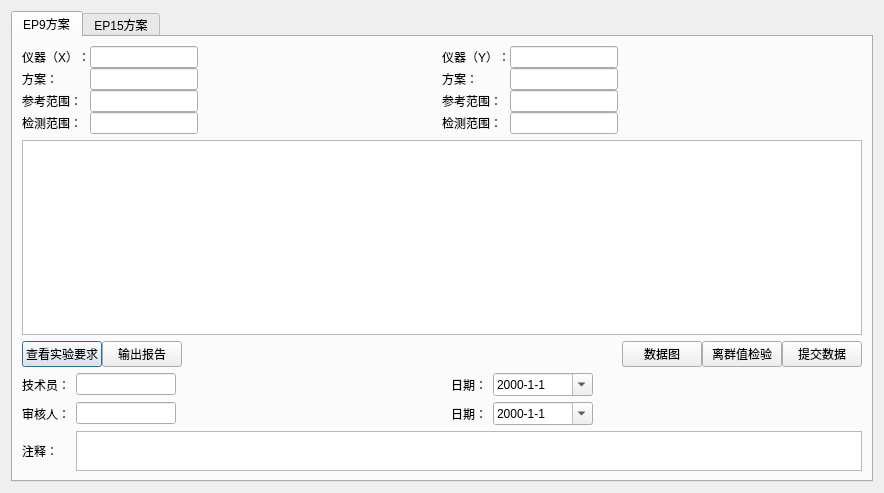
<?xml version="1.0" encoding="UTF-8"?>
<ui version="4.0">
 <class>Pv_Accruacy</class>
 <widget class="QDialog" name="Pv_Accruacy">
  <property name="geometry">
   <rect>
    <x>0</x>
    <y>0</y>
    <width>884</width>
    <height>493</height>
   </rect>
  </property>
  <property name="minimumSize">
   <size>
    <width>884</width>
    <height>0</height>
   </size>
  </property>
  <property name="windowTitle">
   <string>Dialog</string>
  </property>
  <property name="whatsThis">
   <string>&lt;html&gt;&lt;head/&gt;&lt;body&gt;&lt;p&gt;&lt;br/&gt;&lt;/p&gt;&lt;/body&gt;&lt;/html&gt;</string>
  </property>
  <layout class="QHBoxLayout" name="horizontalLayout">
   <item>
    <widget class="QTabWidget" name="tabWidget">
     <property name="currentIndex">
      <number>0</number>
     </property>
     <widget class="QWidget" name="tab">
      <attribute name="title">
       <string>EP9方案</string>
      </attribute>
      <layout class="QVBoxLayout" name="verticalLayout" stretch="8,1,1">
       <item>
        <layout class="QGridLayout" name="gridLayout_4">
         <property name="horizontalSpacing">
          <number>0</number>
         </property>
         <item row="0" column="0">
          <layout class="QGridLayout" name="gridLayout">
           <item row="0" column="1">
            <widget class="QLineEdit" name="ep9_InstrumentX">
             <property name="sizePolicy">
              <sizepolicy hsizetype="Fixed" vsizetype="Fixed">
               <horstretch>0</horstretch>
               <verstretch>0</verstretch>
              </sizepolicy>
             </property>
             <property name="maximumSize">
              <size>
               <width>150</width>
               <height>16777215</height>
              </size>
             </property>
            </widget>
           </item>
           <item row="1" column="1">
            <widget class="QLineEdit" name="ep9_XMethod">
             <property name="sizePolicy">
              <sizepolicy hsizetype="Fixed" vsizetype="Fixed">
               <horstretch>0</horstretch>
               <verstretch>0</verstretch>
              </sizepolicy>
             </property>
             <property name="maximumSize">
              <size>
               <width>150</width>
               <height>16777215</height>
              </size>
             </property>
            </widget>
           </item>
           <item row="2" column="1">
            <widget class="QLineEdit" name="ep9_XReferenceRange">
             <property name="sizePolicy">
              <sizepolicy hsizetype="Fixed" vsizetype="Fixed">
               <horstretch>0</horstretch>
               <verstretch>0</verstretch>
              </sizepolicy>
             </property>
             <property name="maximumSize">
              <size>
               <width>150</width>
               <height>16777215</height>
              </size>
             </property>
            </widget>
           </item>
           <item row="3" column="1">
            <widget class="QLineEdit" name="ep9_XDetectionRange">
             <property name="sizePolicy">
              <sizepolicy hsizetype="Fixed" vsizetype="Fixed">
               <horstretch>0</horstretch>
               <verstretch>0</verstretch>
              </sizepolicy>
             </property>
             <property name="maximumSize">
              <size>
               <width>150</width>
               <height>16777215</height>
              </size>
             </property>
            </widget>
           </item>
           <item row="2" column="0">
            <widget class="QLabel" name="label_3">
             <property name="text">
              <string>参考范围：</string>
             </property>
            </widget>
           </item>
           <item row="3" column="0">
            <widget class="QLabel" name="label_4">
             <property name="text">
              <string>检测范围：</string>
             </property>
            </widget>
           </item>
           <item row="0" column="0">
            <widget class="QLabel" name="label">
             <property name="text">
              <string>仪器（X）：</string>
             </property>
            </widget>
           </item>
           <item row="1" column="0">
            <widget class="QLabel" name="label_2">
             <property name="text">
              <string>方案：</string>
             </property>
            </widget>
           </item>
           <item row="2" column="2">
            <spacer name="horizontalSpacer">
             <property name="orientation">
              <enum>Qt::Horizontal</enum>
             </property>
             <property name="sizeHint" stdset="0">
              <size>
               <width>40</width>
               <height>20</height>
              </size>
             </property>
            </spacer>
           </item>
          </layout>
         </item>
         <item row="0" column="1">
          <layout class="QGridLayout" name="gridLayout_3">
           <item row="3" column="0">
            <widget class="QLabel" name="label_8">
             <property name="text">
              <string>检测范围：</string>
             </property>
            </widget>
           </item>
           <item row="0" column="0">
            <widget class="QLabel" name="label_5">
             <property name="text">
              <string>仪器（Y）：</string>
             </property>
            </widget>
           </item>
           <item row="2" column="0">
            <widget class="QLabel" name="label_7">
             <property name="text">
              <string>参考范围：</string>
             </property>
            </widget>
           </item>
           <item row="2" column="1">
            <widget class="QLineEdit" name="ep9_YReferenceRange">
             <property name="sizePolicy">
              <sizepolicy hsizetype="Fixed" vsizetype="Fixed">
               <horstretch>0</horstretch>
               <verstretch>0</verstretch>
              </sizepolicy>
             </property>
             <property name="maximumSize">
              <size>
               <width>150</width>
               <height>16777215</height>
              </size>
             </property>
            </widget>
           </item>
           <item row="1" column="1">
            <widget class="QLineEdit" name="ep9_YMethod">
             <property name="sizePolicy">
              <sizepolicy hsizetype="Fixed" vsizetype="Fixed">
               <horstretch>0</horstretch>
               <verstretch>0</verstretch>
              </sizepolicy>
             </property>
             <property name="maximumSize">
              <size>
               <width>150</width>
               <height>16777215</height>
              </size>
             </property>
            </widget>
           </item>
           <item row="1" column="0">
            <widget class="QLabel" name="label_6">
             <property name="text">
              <string>方案：</string>
             </property>
            </widget>
           </item>
           <item row="0" column="1">
            <widget class="QLineEdit" name="ep9_InstrumentY">
             <property name="sizePolicy">
              <sizepolicy hsizetype="Fixed" vsizetype="Fixed">
               <horstretch>0</horstretch>
               <verstretch>0</verstretch>
              </sizepolicy>
             </property>
             <property name="maximumSize">
              <size>
               <width>150</width>
               <height>16777215</height>
              </size>
             </property>
            </widget>
           </item>
           <item row="3" column="1">
            <widget class="QLineEdit" name="ep9_YDetectionRange">
             <property name="sizePolicy">
              <sizepolicy hsizetype="Fixed" vsizetype="Fixed">
               <horstretch>0</horstretch>
               <verstretch>0</verstretch>
              </sizepolicy>
             </property>
             <property name="maximumSize">
              <size>
               <width>150</width>
               <height>16777215</height>
              </size>
             </property>
            </widget>
           </item>
           <item row="2" column="2">
            <spacer name="horizontalSpacer_3">
             <property name="orientation">
              <enum>Qt::Horizontal</enum>
             </property>
             <property name="sizeHint" stdset="0">
              <size>
               <width>40</width>
               <height>20</height>
              </size>
             </property>
            </spacer>
           </item>
          </layout>
         </item>
         <item row="1" column="0" colspan="2">
          <widget class="QTableWidget" name="ep9_tableWidget"/>
         </item>
        </layout>
       </item>
       <item>
        <layout class="QHBoxLayout" name="horizontalLayout_3">
         <property name="spacing">
          <number>0</number>
         </property>
         <item>
          <widget class="QPushButton" name="ep9_BtnExperimentalRequirements">
           <property name="sizePolicy">
            <sizepolicy hsizetype="Minimum" vsizetype="Fixed">
             <horstretch>0</horstretch>
             <verstretch>0</verstretch>
            </sizepolicy>
           </property>
           <property name="text">
            <string>查看实验要求</string>
           </property>
          </widget>
         </item>
         <item>
          <widget class="QPushButton" name="ep9_BtnOutputReport">
           <property name="text">
            <string>输出报告</string>
           </property>
          </widget>
         </item>
         <item>
          <spacer name="horizontalSpacer_2">
           <property name="orientation">
            <enum>Qt::Horizontal</enum>
           </property>
           <property name="sizeHint" stdset="0">
            <size>
             <width>40</width>
             <height>20</height>
            </size>
           </property>
          </spacer>
         </item>
         <item>
          <widget class="QPushButton" name="ep9_BtnPlot">
           <property name="text">
            <string>数据图</string>
           </property>
          </widget>
         </item>
         <item>
          <widget class="QPushButton" name="ep9_BtnOutlierCheckout">
           <property name="text">
            <string>离群值检验</string>
           </property>
          </widget>
         </item>
         <item>
          <widget class="QPushButton" name="ep9_BtnCommit">
           <property name="text">
            <string>提交数据</string>
           </property>
          </widget>
         </item>
        </layout>
       </item>
       <item>
        <layout class="QGridLayout" name="gridLayout_2" columnstretch="0,1,1,0,1,1">
         <item row="0" column="3">
          <widget class="QLabel" name="label_9">
           <property name="text">
            <string>日期：</string>
           </property>
          </widget>
         </item>
         <item row="1" column="0">
          <widget class="QLabel" name="label_11">
           <property name="text">
            <string>审核人：</string>
           </property>
          </widget>
         </item>
         <item row="0" column="1">
          <widget class="QLineEdit" name="ep9_Technicina">
           <property name="sizePolicy">
            <sizepolicy hsizetype="Fixed" vsizetype="Fixed">
             <horstretch>0</horstretch>
             <verstretch>0</verstretch>
            </sizepolicy>
           </property>
           <property name="maximumSize">
            <size>
             <width>100</width>
             <height>16777215</height>
            </size>
           </property>
          </widget>
         </item>
         <item row="2" column="0">
          <widget class="QLabel" name="label_12">
           <property name="text">
            <string>注释：</string>
           </property>
          </widget>
         </item>
         <item row="1" column="1">
          <widget class="QLineEdit" name="ep9_Auditor">
           <property name="sizePolicy">
            <sizepolicy hsizetype="Fixed" vsizetype="Fixed">
             <horstretch>0</horstretch>
             <verstretch>0</verstretch>
            </sizepolicy>
           </property>
           <property name="maximumSize">
            <size>
             <width>100</width>
             <height>16777215</height>
            </size>
           </property>
          </widget>
         </item>
         <item row="1" column="3">
          <widget class="QLabel" name="label_13">
           <property name="text">
            <string>日期：</string>
           </property>
          </widget>
         </item>
         <item row="0" column="0">
          <widget class="QLabel" name="label_10">
           <property name="text">
            <string>技术员：</string>
           </property>
          </widget>
         </item>
         <item row="0" column="5">
          <spacer name="horizontalSpacer_5">
           <property name="orientation">
            <enum>Qt::Horizontal</enum>
           </property>
           <property name="sizeHint" stdset="0">
            <size>
             <width>40</width>
             <height>20</height>
            </size>
           </property>
          </spacer>
         </item>
         <item row="0" column="2">
          <spacer name="horizontalSpacer_4">
           <property name="orientation">
            <enum>Qt::Horizontal</enum>
           </property>
           <property name="sizeHint" stdset="0">
            <size>
             <width>40</width>
             <height>20</height>
            </size>
           </property>
          </spacer>
         </item>
         <item row="0" column="4">
          <widget class="QDateEdit" name="ep9_CalculateDate">
           <property name="sizePolicy">
            <sizepolicy hsizetype="Fixed" vsizetype="Fixed">
             <horstretch>0</horstretch>
             <verstretch>0</verstretch>
            </sizepolicy>
           </property>
           <property name="maximumSize">
            <size>
             <width>100</width>
             <height>16777215</height>
            </size>
           </property>
           <property name="displayFormat">
            <string>yyyy-M-d</string>
           </property>
           <property name="calendarPopup">
            <bool>true</bool>
           </property>
          </widget>
         </item>
         <item row="1" column="4">
          <widget class="QDateEdit" name="ep9_ApprovalDate">
           <property name="maximumSize">
            <size>
             <width>100</width>
             <height>16777215</height>
            </size>
           </property>
           <property name="displayFormat">
            <string>yyyy-M-d</string>
           </property>
           <property name="calendarPopup">
            <bool>true</bool>
           </property>
          </widget>
         </item>
         <item row="2" column="1" colspan="5">
          <widget class="QPlainTextEdit" name="ep9_Annotation">
           <property name="maximumSize">
            <size>
             <width>16777215</width>
             <height>40</height>
            </size>
           </property>
          </widget>
         </item>
        </layout>
       </item>
      </layout>
     </widget>
     <widget class="QWidget" name="tab_2">
      <attribute name="title">
       <string>EP15方案</string>
      </attribute>
      <layout class="QHBoxLayout" name="horizontalLayout_4">
       <item>
        <layout class="QVBoxLayout" name="verticalLayout_2">
         <item>
          <layout class="QHBoxLayout" name="horizontalLayout_2" stretch="1,9">
           <property name="leftMargin">
            <number>0</number>
           </property>
           <item>
            <widget class="QComboBox" name="comboBox">
             <property name="sizePolicy">
              <sizepolicy hsizetype="Fixed" vsizetype="Fixed">
               <horstretch>0</horstretch>
               <verstretch>0</verstretch>
              </sizepolicy>
             </property>
            </widget>
           </item>
           <item>
            <spacer name="horizontalSpacer_6">
             <property name="orientation">
              <enum>Qt::Horizontal</enum>
             </property>
             <property name="sizeType">
              <enum>QSizePolicy::Preferred</enum>
             </property>
             <property name="sizeHint" stdset="0">
              <size>
               <width>40</width>
               <height>20</height>
              </size>
             </property>
            </spacer>
           </item>
          </layout>
         </item>
         <item>
          <widget class="QStackedWidget" name="stackedWidget">
           <property name="currentIndex">
            <number>1</number>
           </property>
           <widget class="QWidget" name="page">
            <layout class="QVBoxLayout" name="verticalLayout_3" stretch="0,3,0,0">
             <item>
              <layout class="QGridLayout" name="gridLayout_5">
               <item row="0" column="4">
                <widget class="QLineEdit" name="ep15_analysisProgram">
                 <property name="sizePolicy">
                  <sizepolicy hsizetype="Preferred" vsizetype="Fixed">
                   <horstretch>0</horstretch>
                   <verstretch>0</verstretch>
                  </sizepolicy>
                 </property>
                 <property name="minimumSize">
                  <size>
                   <width>50</width>
                   <height>0</height>
                  </size>
                 </property>
                 <property name="maximumSize">
                  <size>
                   <width>150</width>
                   <height>16777215</height>
                  </size>
                 </property>
                </widget>
               </item>
               <item row="0" column="0">
                <widget class="QLabel" name="label_14">
                 <property name="sizePolicy">
                  <sizepolicy hsizetype="Minimum" vsizetype="Preferred">
                   <horstretch>0</horstretch>
                   <verstretch>0</verstretch>
                  </sizepolicy>
                 </property>
                 <property name="text">
                  <string>设备：</string>
                 </property>
                </widget>
               </item>
               <item row="0" column="1">
                <widget class="QLineEdit" name="ep15_Device">
                 <property name="sizePolicy">
                  <sizepolicy hsizetype="Preferred" vsizetype="Fixed">
                   <horstretch>0</horstretch>
                   <verstretch>0</verstretch>
                  </sizepolicy>
                 </property>
                 <property name="minimumSize">
                  <size>
                   <width>50</width>
                   <height>0</height>
                  </size>
                 </property>
                 <property name="maximumSize">
                  <size>
                   <width>150</width>
                   <height>16777215</height>
                  </size>
                 </property>
                </widget>
               </item>
               <item row="0" column="12">
                <widget class="QLabel" name="label_20">
                 <property name="sizePolicy">
                  <sizepolicy hsizetype="Minimum" vsizetype="Preferred">
                   <horstretch>0</horstretch>
                   <verstretch>0</verstretch>
                  </sizepolicy>
                 </property>
                 <property name="text">
                  <string>校准品批号：</string>
                 </property>
                </widget>
               </item>
               <item row="0" column="11">
                <spacer name="horizontalSpacer_18">
                 <property name="orientation">
                  <enum>Qt::Horizontal</enum>
                 </property>
                 <property name="sizeHint" stdset="0">
                  <size>
                   <width>40</width>
                   <height>20</height>
                  </size>
                 </property>
                </spacer>
               </item>
               <item row="0" column="7">
                <widget class="QLineEdit" name="ep15_ReagenBatch">
                 <property name="sizePolicy">
                  <sizepolicy hsizetype="Preferred" vsizetype="Fixed">
                   <horstretch>0</horstretch>
                   <verstretch>0</verstretch>
                  </sizepolicy>
                 </property>
                 <property name="minimumSize">
                  <size>
                   <width>50</width>
                   <height>0</height>
                  </size>
                 </property>
                 <property name="maximumSize">
                  <size>
                   <width>150</width>
                   <height>16777215</height>
                  </size>
                 </property>
                </widget>
               </item>
               <item row="0" column="6">
                <widget class="QLabel" name="label_15">
                 <property name="sizePolicy">
                  <sizepolicy hsizetype="Minimum" vsizetype="Preferred">
                   <horstretch>0</horstretch>
                   <verstretch>0</verstretch>
                  </sizepolicy>
                 </property>
                 <property name="text">
                  <string>试剂批号：</string>
                 </property>
                </widget>
               </item>
               <item row="0" column="13">
                <widget class="QLineEdit" name="ep15_CalibratorBatch">
                 <property name="sizePolicy">
                  <sizepolicy hsizetype="Preferred" vsizetype="Fixed">
                   <horstretch>0</horstretch>
                   <verstretch>0</verstretch>
                  </sizepolicy>
                 </property>
                 <property name="minimumSize">
                  <size>
                   <width>50</width>
                   <height>0</height>
                  </size>
                 </property>
                </widget>
               </item>
               <item row="0" column="3">
                <widget class="QLabel" name="label_18">
                 <property name="sizePolicy">
                  <sizepolicy hsizetype="Minimum" vsizetype="Preferred">
                   <horstretch>0</horstretch>
                   <verstretch>0</verstretch>
                  </sizepolicy>
                 </property>
                 <property name="text">
                  <string>分析项目：</string>
                 </property>
                </widget>
               </item>
               <item row="0" column="2">
                <spacer name="horizontalSpacer_7">
                 <property name="orientation">
                  <enum>Qt::Horizontal</enum>
                 </property>
                 <property name="sizeHint" stdset="0">
                  <size>
                   <width>40</width>
                   <height>20</height>
                  </size>
                 </property>
                </spacer>
               </item>
               <item row="0" column="5">
                <spacer name="horizontalSpacer_8">
                 <property name="orientation">
                  <enum>Qt::Horizontal</enum>
                 </property>
                 <property name="sizeHint" stdset="0">
                  <size>
                   <width>40</width>
                   <height>20</height>
                  </size>
                 </property>
                </spacer>
               </item>
              </layout>
             </item>
             <item>
              <widget class="QTableWidget" name="ep15_tableWidget"/>
             </item>
             <item>
              <layout class="QHBoxLayout" name="horizontalLayout_5">
               <property name="spacing">
                <number>0</number>
               </property>
               <item>
                <widget class="QPushButton" name="ep15_BtnExperimentalRequirements">
                 <property name="text">
                  <string>查看实验要求</string>
                 </property>
                </widget>
               </item>
               <item>
                <widget class="QPushButton" name="ep15_BtnOutputReport">
                 <property name="text">
                  <string>输出报告</string>
                 </property>
                </widget>
               </item>
               <item>
                <spacer name="horizontalSpacer_9">
                 <property name="orientation">
                  <enum>Qt::Horizontal</enum>
                 </property>
                 <property name="sizeHint" stdset="0">
                  <size>
                   <width>40</width>
                   <height>20</height>
                  </size>
                 </property>
                </spacer>
               </item>
               <item>
                <widget class="QPushButton" name="ep15_BtnExcursionChart">
                 <property name="text">
                  <string>偏移图</string>
                 </property>
                </widget>
               </item>
               <item>
                <widget class="QPushButton" name="ep15_BtnCommit">
                 <property name="text">
                  <string>提交数据</string>
                 </property>
                </widget>
               </item>
              </layout>
             </item>
             <item>
              <layout class="QGridLayout" name="gridLayout_6" columnstretch="0,1,1,0,1,1">
               <item row="0" column="0">
                <widget class="QLabel" name="label_22">
                 <property name="text">
                  <string>技术员：</string>
                 </property>
                </widget>
               </item>
               <item row="1" column="0">
                <widget class="QLabel" name="label_23">
                 <property name="text">
                  <string>审核人：</string>
                 </property>
                </widget>
               </item>
               <item row="2" column="0">
                <widget class="QLabel" name="label_24">
                 <property name="text">
                  <string>注释：</string>
                 </property>
                </widget>
               </item>
               <item row="0" column="3">
                <widget class="QLabel" name="label_25">
                 <property name="text">
                  <string>日期：</string>
                 </property>
                </widget>
               </item>
               <item row="0" column="1">
                <widget class="QLineEdit" name="ep15_Technicina">
                 <property name="maximumSize">
                  <size>
                   <width>100</width>
                   <height>16777215</height>
                  </size>
                 </property>
                </widget>
               </item>
               <item row="0" column="4">
                <widget class="QDateEdit" name="ep15_CalculateDate">
                 <property name="sizePolicy">
                  <sizepolicy hsizetype="Fixed" vsizetype="Fixed">
                   <horstretch>0</horstretch>
                   <verstretch>0</verstretch>
                  </sizepolicy>
                 </property>
                 <property name="displayFormat">
                  <string>yyyy-M-d</string>
                 </property>
                 <property name="calendarPopup">
                  <bool>true</bool>
                 </property>
                </widget>
               </item>
               <item row="1" column="3">
                <widget class="QLabel" name="label_26">
                 <property name="text">
                  <string>日期：</string>
                 </property>
                </widget>
               </item>
               <item row="1" column="1">
                <widget class="QLineEdit" name="ep15_Auditor">
                 <property name="maximumSize">
                  <size>
                   <width>100</width>
                   <height>16777215</height>
                  </size>
                 </property>
                </widget>
               </item>
               <item row="1" column="4">
                <widget class="QDateEdit" name="ep15_ApprovalDate">
                 <property name="displayFormat">
                  <string>yyyy-M-d</string>
                 </property>
                 <property name="calendarPopup">
                  <bool>true</bool>
                 </property>
                </widget>
               </item>
               <item row="0" column="2">
                <spacer name="horizontalSpacer_10">
                 <property name="orientation">
                  <enum>Qt::Horizontal</enum>
                 </property>
                 <property name="sizeHint" stdset="0">
                  <size>
                   <width>40</width>
                   <height>20</height>
                  </size>
                 </property>
                </spacer>
               </item>
               <item row="0" column="5">
                <spacer name="horizontalSpacer_11">
                 <property name="orientation">
                  <enum>Qt::Horizontal</enum>
                 </property>
                 <property name="sizeHint" stdset="0">
                  <size>
                   <width>40</width>
                   <height>20</height>
                  </size>
                 </property>
                </spacer>
               </item>
               <item row="2" column="1" colspan="5">
                <widget class="QPlainTextEdit" name="ep15_Annotation">
                 <property name="maximumSize">
                  <size>
                   <width>16777215</width>
                   <height>40</height>
                  </size>
                 </property>
                </widget>
               </item>
              </layout>
             </item>
            </layout>
           </widget>
           <widget class="QWidget" name="page_2">
            <layout class="QVBoxLayout" name="verticalLayout_4" stretch="0,5,0,0,0">
             <item>
              <layout class="QGridLayout" name="gridLayout_7">
               <item row="1" column="7">
                <widget class="QLabel" name="label_16">
                 <property name="text">
                  <string>浓度：</string>
                 </property>
                </widget>
               </item>
               <item row="1" column="4">
                <widget class="QLineEdit" name="ep15_CalibratorBatch_2">
                 <property name="sizePolicy">
                  <sizepolicy hsizetype="Fixed" vsizetype="Fixed">
                   <horstretch>0</horstretch>
                   <verstretch>0</verstretch>
                  </sizepolicy>
                 </property>
                 <property name="maximumSize">
                  <size>
                   <width>100</width>
                   <height>16777215</height>
                  </size>
                 </property>
                </widget>
               </item>
               <item row="0" column="1">
                <widget class="QLineEdit" name="ep15_Device_2">
                 <property name="sizePolicy">
                  <sizepolicy hsizetype="Fixed" vsizetype="Fixed">
                   <horstretch>0</horstretch>
                   <verstretch>0</verstretch>
                  </sizepolicy>
                 </property>
                 <property name="maximumSize">
                  <size>
                   <width>100</width>
                   <height>16777215</height>
                  </size>
                 </property>
                </widget>
               </item>
               <item row="1" column="1">
                <widget class="QLineEdit" name="ep15_ReagenBatch_2">
                 <property name="sizePolicy">
                  <sizepolicy hsizetype="Fixed" vsizetype="Fixed">
                   <horstretch>0</horstretch>
                   <verstretch>0</verstretch>
                  </sizepolicy>
                 </property>
                 <property name="maximumSize">
                  <size>
                   <width>100</width>
                   <height>16777215</height>
                  </size>
                 </property>
                </widget>
               </item>
               <item row="0" column="4">
                <widget class="QLineEdit" name="ep15_analysisProgram_2">
                 <property name="sizePolicy">
                  <sizepolicy hsizetype="Fixed" vsizetype="Fixed">
                   <horstretch>0</horstretch>
                   <verstretch>0</verstretch>
                  </sizepolicy>
                 </property>
                 <property name="maximumSize">
                  <size>
                   <width>100</width>
                   <height>16777215</height>
                  </size>
                 </property>
                </widget>
               </item>
               <item row="0" column="0">
                <widget class="QLabel" name="label_27">
                 <property name="text">
                  <string>设备：</string>
                 </property>
                </widget>
               </item>
               <item row="1" column="0">
                <widget class="QLabel" name="label_28">
                 <property name="text">
                  <string>试剂批号：</string>
                 </property>
                </widget>
               </item>
               <item row="0" column="3">
                <widget class="QLabel" name="label_31">
                 <property name="text">
                  <string>分析项目：</string>
                 </property>
                </widget>
               </item>
               <item row="1" column="3">
                <widget class="QLabel" name="label_32">
                 <property name="text">
                  <string>校准品批号：</string>
                 </property>
                </widget>
               </item>
               <item row="0" column="2">
                <spacer name="horizontalSpacer_12">
                 <property name="orientation">
                  <enum>Qt::Horizontal</enum>
                 </property>
                 <property name="sizeHint" stdset="0">
                  <size>
                   <width>40</width>
                   <height>20</height>
                  </size>
                 </property>
                </spacer>
               </item>
               <item row="0" column="5">
                <spacer name="horizontalSpacer_13">
                 <property name="orientation">
                  <enum>Qt::Horizontal</enum>
                 </property>
                 <property name="sizeHint" stdset="0">
                  <size>
                   <width>40</width>
                   <height>20</height>
                  </size>
                 </property>
                </spacer>
               </item>
               <item row="1" column="8">
                <widget class="QLineEdit" name="ep15_Concentration_2">
                 <property name="sizePolicy">
                  <sizepolicy hsizetype="Fixed" vsizetype="Fixed">
                   <horstretch>0</horstretch>
                   <verstretch>0</verstretch>
                  </sizepolicy>
                 </property>
                 <property name="maximumSize">
                  <size>
                   <width>100</width>
                   <height>16777215</height>
                  </size>
                 </property>
                </widget>
               </item>
              </layout>
             </item>
             <item>
              <widget class="QTableWidget" name="ep15_tableWidget2"/>
             </item>
             <item>
              <layout class="QGridLayout" name="gridLayout_8" rowstretch="0,0,0" columnstretch="0,1,3">
               <item row="0" column="0">
                <widget class="QLabel" name="label_35">
                 <property name="text">
                  <string>偏倚：</string>
                 </property>
                </widget>
               </item>
               <item row="1" column="0">
                <widget class="QLabel" name="label_36">
                 <property name="text">
                  <string>偏倚区间：</string>
                 </property>
                </widget>
               </item>
               <item row="2" column="0">
                <widget class="QLabel" name="label_37">
                 <property name="text">
                  <string>偏倚标准：</string>
                 </property>
                </widget>
               </item>
               <item row="0" column="1">
                <widget class="QLineEdit" name="ep15_bias_2">
                 <property name="sizePolicy">
                  <sizepolicy hsizetype="Fixed" vsizetype="Fixed">
                   <horstretch>0</horstretch>
                   <verstretch>0</verstretch>
                  </sizepolicy>
                 </property>
                 <property name="maximumSize">
                  <size>
                   <width>100</width>
                   <height>16777215</height>
                  </size>
                 </property>
                </widget>
               </item>
               <item row="1" column="1">
                <widget class="QLineEdit" name="ep15_BiasRange_2">
                 <property name="sizePolicy">
                  <sizepolicy hsizetype="Fixed" vsizetype="Fixed">
                   <horstretch>0</horstretch>
                   <verstretch>0</verstretch>
                  </sizepolicy>
                 </property>
                 <property name="maximumSize">
                  <size>
                   <width>100</width>
                   <height>16777215</height>
                  </size>
                 </property>
                </widget>
               </item>
               <item row="2" column="1">
                <widget class="QLineEdit" name="ep15_BiasStandard_2">
                 <property name="maximumSize">
                  <size>
                   <width>100</width>
                   <height>16777215</height>
                  </size>
                 </property>
                 <property name="text">
                  <string>偏倚区间</string>
                 </property>
                </widget>
               </item>
               <item row="0" column="2">
                <spacer name="horizontalSpacer_17">
                 <property name="orientation">
                  <enum>Qt::Horizontal</enum>
                 </property>
                 <property name="sizeHint" stdset="0">
                  <size>
                   <width>40</width>
                   <height>20</height>
                  </size>
                 </property>
                </spacer>
               </item>
              </layout>
             </item>
             <item>
              <layout class="QHBoxLayout" name="horizontalLayout_6">
               <item>
                <widget class="QPushButton" name="ep15_BtnExperimentalRequirements_2">
                 <property name="text">
                  <string>查看实验要求</string>
                 </property>
                </widget>
               </item>
               <item>
                <widget class="QPushButton" name="ep15_BtnOutputReport_2">
                 <property name="text">
                  <string>输出报告</string>
                 </property>
                </widget>
               </item>
               <item>
                <spacer name="horizontalSpacer_14">
                 <property name="orientation">
                  <enum>Qt::Horizontal</enum>
                 </property>
                 <property name="sizeHint" stdset="0">
                  <size>
                   <width>40</width>
                   <height>20</height>
                  </size>
                 </property>
                </spacer>
               </item>
               <item>
                <widget class="QPushButton" name="ep15_BtnCommit_2">
                 <property name="text">
                  <string>提交数据</string>
                 </property>
                </widget>
               </item>
              </layout>
             </item>
             <item>
              <layout class="QGridLayout" name="gridLayout_9">
               <item row="0" column="0">
                <widget class="QLabel" name="label_38">
                 <property name="text">
                  <string>技术员：</string>
                 </property>
                </widget>
               </item>
               <item row="1" column="0">
                <widget class="QLabel" name="label_39">
                 <property name="text">
                  <string>审核人：</string>
                 </property>
                </widget>
               </item>
               <item row="2" column="0">
                <widget class="QLabel" name="label_40">
                 <property name="text">
                  <string>注释：</string>
                 </property>
                </widget>
               </item>
               <item row="0" column="3">
                <widget class="QLabel" name="label_41">
                 <property name="text">
                  <string>日期：</string>
                 </property>
                </widget>
               </item>
               <item row="1" column="3">
                <widget class="QLabel" name="label_42">
                 <property name="text">
                  <string>日期：</string>
                 </property>
                </widget>
               </item>
               <item row="0" column="1">
                <widget class="QLineEdit" name="ep15_Technicina_2">
                 <property name="sizePolicy">
                  <sizepolicy hsizetype="Fixed" vsizetype="Fixed">
                   <horstretch>0</horstretch>
                   <verstretch>0</verstretch>
                  </sizepolicy>
                 </property>
                 <property name="maximumSize">
                  <size>
                   <width>100</width>
                   <height>16777215</height>
                  </size>
                 </property>
                </widget>
               </item>
               <item row="1" column="1">
                <widget class="QLineEdit" name="ep15_Auditor_2">
                 <property name="sizePolicy">
                  <sizepolicy hsizetype="Fixed" vsizetype="Fixed">
                   <horstretch>0</horstretch>
                   <verstretch>0</verstretch>
                  </sizepolicy>
                 </property>
                 <property name="maximumSize">
                  <size>
                   <width>100</width>
                   <height>16777215</height>
                  </size>
                 </property>
                </widget>
               </item>
               <item row="0" column="4">
                <widget class="QDateEdit" name="ep15_CalculateDate_2">
                 <property name="maximumSize">
                  <size>
                   <width>100</width>
                   <height>16777215</height>
                  </size>
                 </property>
                 <property name="displayFormat">
                  <string>yyyy-M-d</string>
                 </property>
                 <property name="calendarPopup">
                  <bool>true</bool>
                 </property>
                </widget>
               </item>
               <item row="1" column="4">
                <widget class="QDateEdit" name="ep15_ApprovalDate_2">
                 <property name="maximumSize">
                  <size>
                   <width>100</width>
                   <height>16777215</height>
                  </size>
                 </property>
                 <property name="displayFormat">
                  <string>yyyy-M-d</string>
                 </property>
                 <property name="calendarPopup">
                  <bool>true</bool>
                 </property>
                </widget>
               </item>
               <item row="0" column="2">
                <spacer name="horizontalSpacer_15">
                 <property name="orientation">
                  <enum>Qt::Horizontal</enum>
                 </property>
                 <property name="sizeHint" stdset="0">
                  <size>
                   <width>40</width>
                   <height>20</height>
                  </size>
                 </property>
                </spacer>
               </item>
               <item row="0" column="5">
                <spacer name="horizontalSpacer_16">
                 <property name="orientation">
                  <enum>Qt::Horizontal</enum>
                 </property>
                 <property name="sizeHint" stdset="0">
                  <size>
                   <width>40</width>
                   <height>20</height>
                  </size>
                 </property>
                </spacer>
               </item>
               <item row="2" column="1" colspan="5">
                <widget class="QPlainTextEdit" name="ep15_Annotation_2">
                 <property name="maximumSize">
                  <size>
                   <width>16777215</width>
                   <height>40</height>
                  </size>
                 </property>
                </widget>
               </item>
              </layout>
             </item>
            </layout>
           </widget>
          </widget>
         </item>
        </layout>
       </item>
      </layout>
     </widget>
    </widget>
   </item>
  </layout>
 </widget>
 <resources/>
 <connections/>
</ui>
